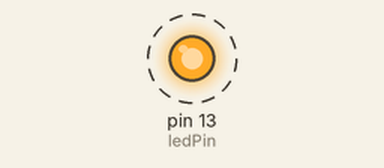
Bench run of a sketch on a simulated Arduino Uno, built with avr-gcc and run on an emulated ATmega328P. On the bench: output pins drawn as LEDs (lit = HIGH). Dashed ring = blinking.

Above: at 0.4 s.
Timing chart, 0 to 3.0 s (numbered marks = the images above):
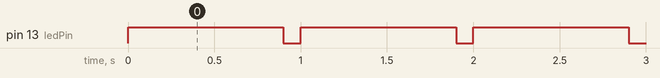

The sketch:

01-Setting-Up.ino
```cpp
/**
 * Lesson 01 — Setting Up
 *
 * First Lesson to get accustomed to using the board and IDE
 *
 * This lesson uses the led on Pin 13 so no circuit must be made.
 *
 */

// Build in led
int ledPin = 13;

void setup() {
  pinMode(ledPin, OUTPUT);
}

void loop() {
  digitalWrite(ledPin, HIGH);
  delay(900);
  digitalWrite(ledPin, LOW);
  delay(100);
}
```

Measured:
- by itself, pin 13 (ledPin): alternates HIGH for 0.90 s and LOW for 0.10 s
